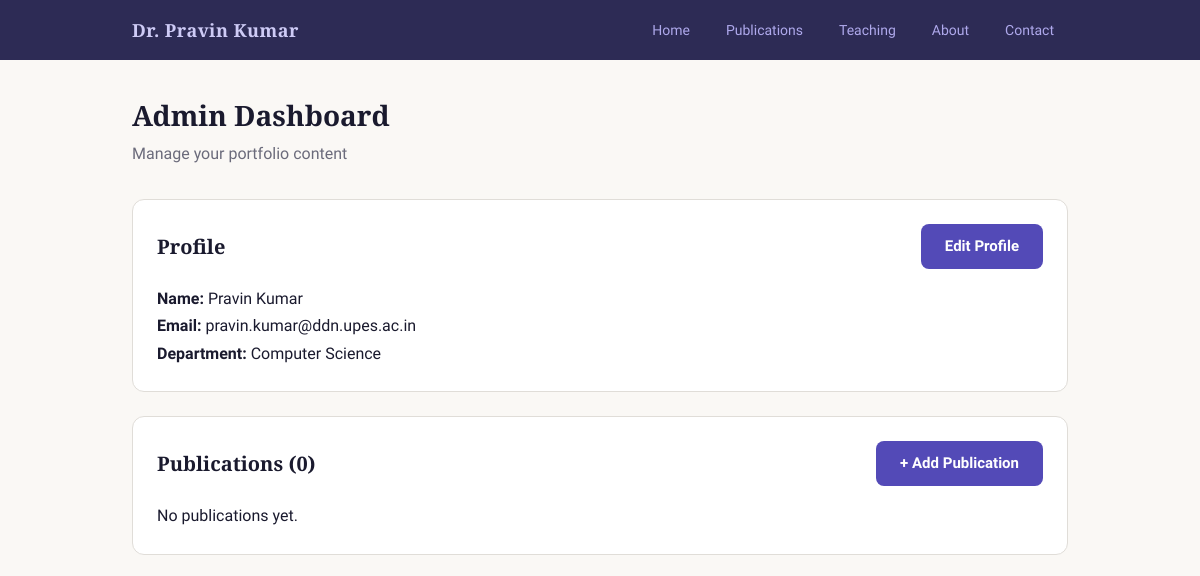
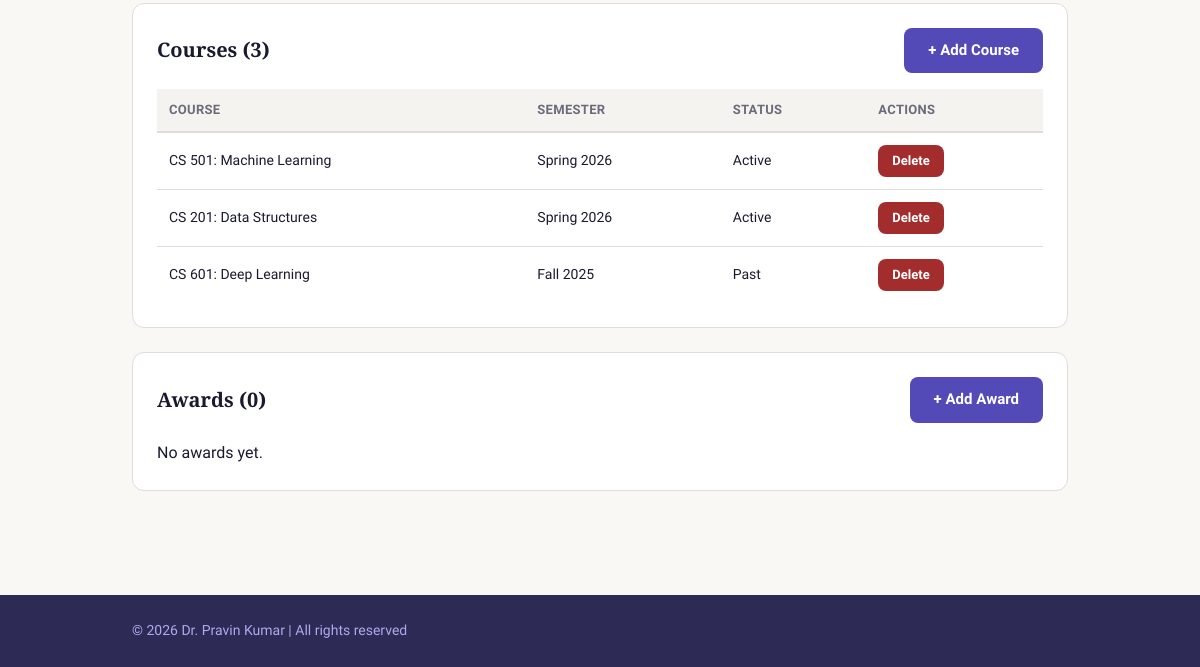
/admin, run on an earlier commit of the app's database (2 pictures, top to bottom).
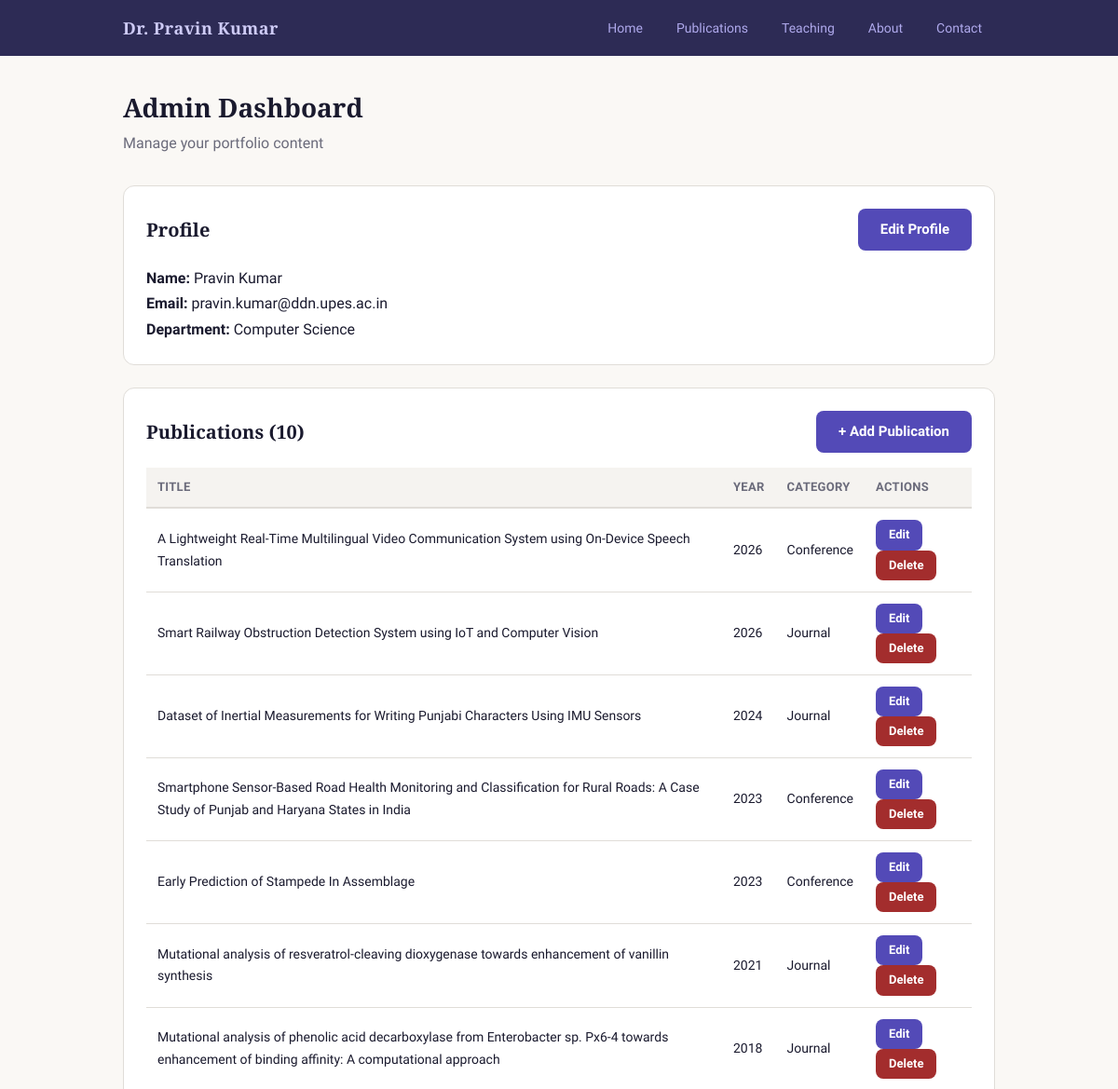
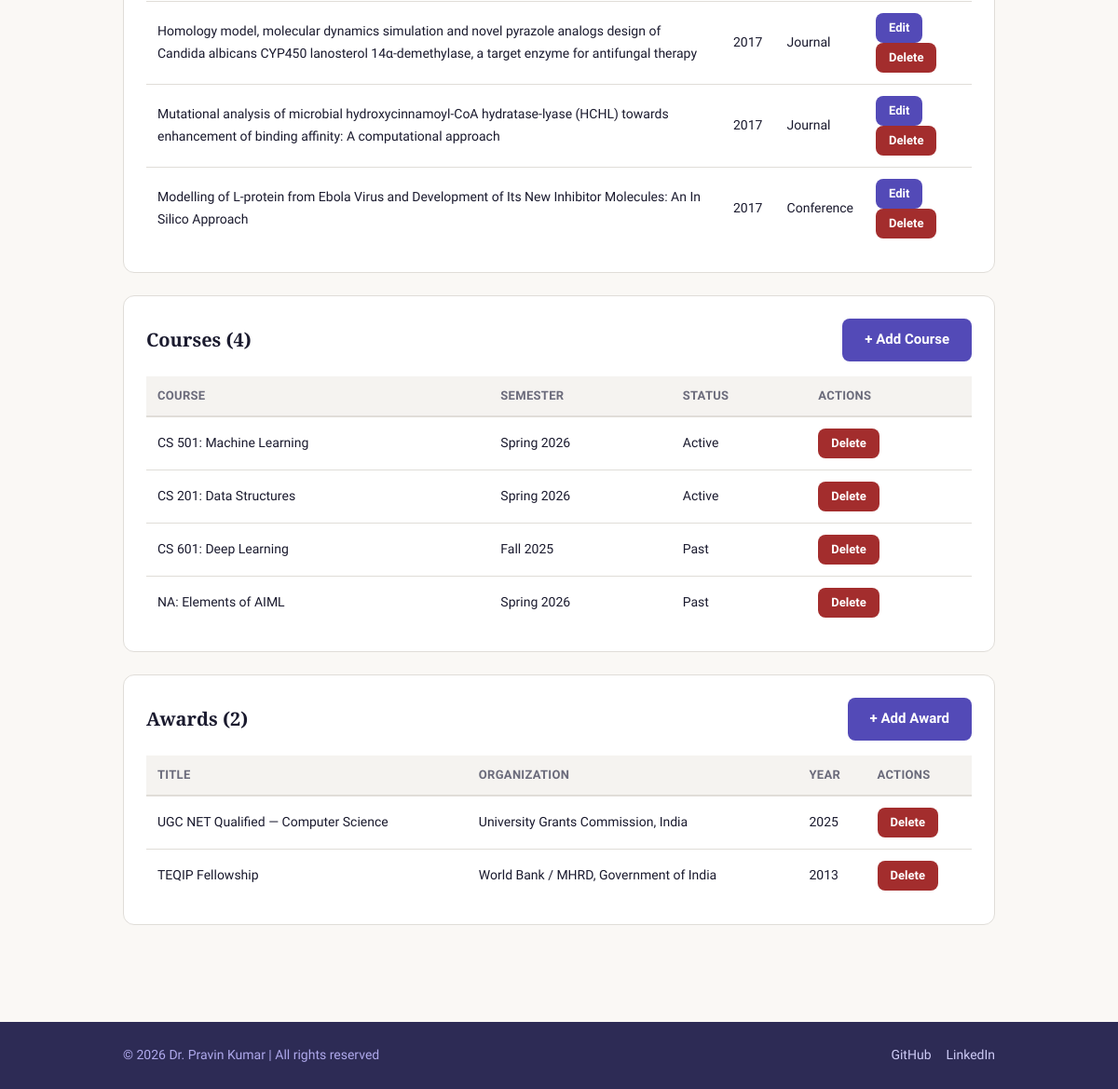
And on a later commit of the database (2 pictures, top to bottom).
### models.py (models this page shows)
class Course(db.Model):
    id = db.Column(db.Integer, primary_key=True)
    course_name = db.Column(db.String(200), nullable=False)
    course_code = db.Column(db.String(20))
    semester = db.Column(db.String(50))
    year = db.Column(db.Integer)
    level = db.Column(db.String(50))  # Undergraduate, Graduate
    description = db.Column(db.Text)
    is_current = db.Column(db.Boolean, default=False)

class Publication(db.Model):
    id = db.Column(db.Integer, primary_key=True)
    title = db.Column(db.String(500), nullable=False)
    authors = db.Column(db.String(500))
    journal = db.Column(db.String(300))
    year = db.Column(db.Integer)
    category = db.Column(db.String(50))  # Journal, Conference, Book Chapter
    doi = db.Column(db.String(300))
    abstract = db.Column(db.Text)
    pdf_filename = db.Column(db.String(300))

class Award(db.Model):
    id = db.Column(db.Integer, primary_key=True)
    title = db.Column(db.String(300), nullable=False)
    organization = db.Column(db.String(200))
    year = db.Column(db.Integer)
    description = db.Column(db.Text)

### app.py (the view)
@app.route('/admin')
def admin_dashboard():
    publications = Publication.query.order_by(Publication.year.desc()).all()
    courses = Course.query.all()
    awards = Award.query.all()
    profile = Profile.query.first()
    return render_template('admin/dashboard.html',
                           publications=publications,
                           courses=courses,
                           awards=awards,
                           profile=profile)

### templates/admin/dashboard.html (shortened to what this page needs)
{% extends 'base.html' %}
{% block content %}
<section class="admin-header">
    <h1>Admin Dashboard</h1>
    <p>Manage your portfolio content</p>
</section>
<section class="admin-section">
    <div class="admin-section-header">
        <h2>Profile</h2>
        <a href="{{ url_for('update_profile') }}" class="btn-primary">Edit Profile</a>
    </div>
    {% if profile %}
        <p><strong>Name:</strong> {{ profile.name or 'Not set' }}</p>
        <p><strong>Email:</strong> {{ profile.email or 'Not set' }}</p>
        <p><strong>Department:</strong> {{ profile.department or 'Not set' }}</p>
    {% else %}
        <p>No profile created yet.</p>
    {% endif %}
</section>
<section class="admin-section">
    <div class="admin-section-header">
        <h2>Publications ({{ publications|length }})</h2>
        <a href="{{ url_for('add_publication') }}" class="btn-primary">+ Add Publication</a>
    </div>
    {% if publications %}
    <table class="admin-table">
        <thead>
            <tr>
                <th>Title</th>
                <th>Year</th>
                <th>Category</th>
                <th>Actions</th>
            </tr>
        </thead>
        <tbody>
            {% for paper in publications %}
            <tr>
                <td>{{ paper.title }}</td>
                <td>{{ paper.year }}</td>
                <td>{{ paper.category }}</td>
                <td>
                    <a href="{{ url_for('edit_publication', id=paper.id) }}" class="btn-small">Edit</a>
                    <a href="{{ url_for('delete_publication', id=paper.id) }}" class="btn-small btn-danger" onclick="return confirm('Are you sure?')">Delete</a>
                </td>
            </tr>
            {% endfor %}
        </tbody>
    </table>
    {% else %}
        <p>No publications yet.</p>
    {% endif %}
</section>
<section class="admin-section">
    <div class="admin-section-header">
        <h2>Courses ({{ courses|length }})</h2>
        <a href="{{ url_for('add_course') }}" class="btn-primary">+ Add Course</a>
    </div>
    {% if courses %}
    <table class="admin-table">
        <thead>
            <tr>
                <th>Course</th>
                <th>Semester</th>
                <th>Status</th>
                <th>Actions</th>
            </tr>
        </thead>
        <tbody>
            {% for course in courses %}
            <tr>
                <td>{{ course.course_code }}: {{ course.course_name }}</td>
                <td>{{ course.semester }} {{ course.year }}</td>
                <td>{{ 'Active' if course.is_current else 'Past' }}</td>
                <td>
                    <a href="{{ url_for('delete_course', id=course.id) }}" class="btn-small btn-danger" onclick="return confirm('Are you sure?')">Delete</a>
                </td>
            </tr>
            {% endfor %}
        </tbody>
    </table>
    {% else %}
        <p>No courses yet.</p>
    {% endif %}
</section>
<section class="admin-section">
    <div class="admin-section-header">
        <h2>Awards ({{ awards|length }})</h2>
        <a href="{{ url_for('add_award') }}" class="btn-primary">+ Add Award</a>
    </div>
    {% if awards %}
    <table class="admin-table">
        <thead>
            <tr>
                <th>Title</th>
                <th>Organization</th>
                <th>Year</th>
                <th>Actions</th>
            </tr>
        </thead>
        <tbody>
            {% for award in awards %}
            <tr>
                <td>{{ award.title }}</td>
                <td>{{ award.organization }}</td>
                <td>{{ award.year }}</td>
                <td>
                    <a href="{{ url_for('delete_award', id=award.id) }}" class="btn-small btn-danger" onclick="return confirm('Are you sure?')">Delete</a>
                </td>
            </tr>
            {% endfor %}
        </tbody>
    </table>
    {% else %}
        <p>No awards yet.</p>
    {% endif %}
</section>
{% endblock %}

### templates/base.html (shortened to what this page needs)
<!DOCTYPE html>
<html lang="en">
<head>
    <link rel="stylesheet" href="{{ url_for('static', filename='css/style.css') }}">
</head>
<body>
    <nav class="navbar">
        <div class="nav-container">
            <a href="{{ url_for('index') }}" class="nav-logo">
                {% if profile and profile.name %}
                    Dr. {{ profile.name }}
                {% else %}
                    My Portfolio
                {% endif %}
            </a>
            <ul class="nav-links">
                <li><a href="{{ url_for('index') }}" class="{{ 'active' if request.endpoint == 'index' }}">Home</a></li>
                <li><a href="{{ url_for('publications') }}" class="{{ 'active' if request.endpoint == 'publications' }}">Publications</a></li>
                <li><a href="{{ url_for('teaching') }}" class="{{ 'active' if request.endpoint == 'teaching' }}">Teaching</a></li>
                <li><a href="{{ url_for('about') }}" class="{{ 'active' if request.endpoint == 'about' }}">About</a></li>
                <li><a href="{{ url_for('contact') }}" class="{{ 'active' if request.endpoint == 'contact' }}">Contact</a></li>
            </ul>
        </div>
    </nav>
    <main class="main-content">
        {% block content %}{% endblock %}
    </main>
    <footer class="footer">
        <div class="footer-container">
            <p>&copy; 2026
                {% if profile and profile.name %}
                    Dr. {{ profile.name }}
                {% else %}
                    My Portfolio
                {% endif %}
                | All rights reserved
            </p>
            <div class="footer-links">
                {% if profile and profile.github %}
                    <a href="{{ profile.github }}" target="_blank">GitHub</a>
                {% endif %}
                {% if profile and profile.linkedin %}
                    <a href="{{ profile.linkedin }}" target="_blank">LinkedIn</a>
                {% endif %}
            </div>
        </div>
    </footer>
</body>
</html>

What changed in the data, as far as the page shows it:
added Publication: title "A Lightweight Real-Time Multilingual Video Communication System using On-Device Speech Translation", year "2026", category "Conference"
added Publication: title "Smart Railway Obstruction Detection System using IoT and Computer Vision", year "2026", category "Journal"
added Publication: title "Dataset of Inertial Measurements for Writing Punjabi Characters Using IMU Sensors", year "2024", category "Journal"
added Publication: title "Smartphone Sensor-Based Road Health Monitoring and Classification for Rural Roads: A Case Study of Punjab and Haryana States in India", year "2023", category "Conference"
added Publication: title "Early Prediction of Stampede In Assemblage", year "2023", category "Conference"
added Publication: title "Mutational analysis of resveratrol-cleaving dioxygenase towards enhancement of vanillin synthesis", year "2021", category "Journal"
added Publication: title "Mutational analysis of phenolic acid decarboxylase from Enterobacter sp. Px6-4 towards enhancement of binding affinity: A computational approach", year "2018", category "Journal"
added Publication: title "Homology model, molecular dynamics simulation and novel pyrazole analogs design of Candida albicans CYP450 lanosterol 14α-demethylase, a target enzyme for antifungal therapy", year "2017", category "Journal"
added Publication: title "Mutational analysis of microbial hydroxycinnamoyl-CoA hydratase-lyase (HCHL) towards enhancement of binding affinity: A computational approach", year "2017", category "Journal"
added Publication: title "Modelling of L-protein from Ebola Virus and Development of Its New Inhibitor Molecules: An In Silico Approach", year "2017", category "Conference"
added Course: course_code "NA", course_name "Elements of AIML", semester "Spring", year "2026", is_current "Past"
added Award: title "UGC NET Qualified — Computer Science", organization "University Grants Commission, India", year "2025"
added Award: title "TEQIP Fellowship", organization "World Bank / MHRD, Government of India", year "2013"
Also different on the page:
{{ publications|length }}: "0" → "10"
{{ courses|length }}: "3" → "4"
{{ awards|length }}: "0" → "2"
text no longer shown: "No publications yet. No awards yet."
text now shown: "TITLE YEAR CATEGORY ACTIONS TITLE ORGANIZATION YEAR ACTIONS GitHub LinkedIn"
